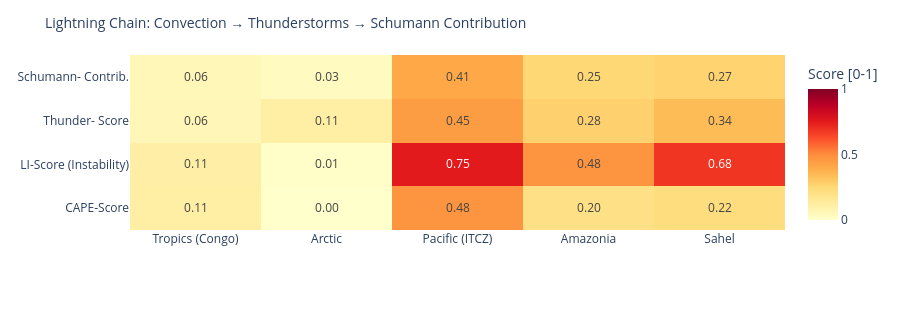

Notebook source saved alongside this figure:
### Code cell
# ============================================================
# LIGHTNING CHAIN: Convection → Thunderstorms → Schumann
# Shows the causal chain per measurement point as heatmap
# ============================================================

def cape_score(v):
    """CAPE → normalized score [0,1]"""
    if v is None or pd.isna(v): return 0.0
    return min(1.0, float(v) / 3000)

def li_score(v):
    """Lifted Index: negative = unstable → score [0,1]"""
    if v is None or pd.isna(v): return 0.3
    return min(1.0, max(0.0, (-float(v) + 6) / 12))

def cloud_score(v):
    if v is None or pd.isna(v): return 0.3
    return float(v) / 100

def thunder_score(row):
    """Kombinierter Gewitterwahrscheinlichkeits-Score
    CAPE + LI + Bedeckung + WMO-Gewitter + konvektiver Niederschlag (showers)
    Hinweis: X-Ray und Kp sind kein Bestandteil – nur geomagn./solarer Kontext.
    """
    cs = cape_score(row.get('cape'))
    ls = li_score(row.get('li'))
    cl = cloud_score(row.get('cloud'))
    t  = 1.0 if row.get('thunderstorm') else 0.0
    # Convective precipitation (showers) as additional indicator
    sh = min(1.0, (row.get('showers') or 0) / 5.0)
    return round(cs * 0.30 + ls * 0.25 + cl * 0.15 + t * 0.20 + sh * 0.10, 3)

def schumann_contribution(t_score, lat):
    """Schumann contribution: higher in tropics (±30°), scaled by thunderstorm score"""
    lat_weight = max(0.3, 1.0 - abs(lat) / 60)
    return round(t_score * lat_weight, 3)

df_atm['cape_score']   = df_atm.apply(lambda r: cape_score(r['cape']), axis=1)
df_atm['li_score']     = df_atm.apply(lambda r: li_score(r['li']),    axis=1)
df_atm['thunder_score']= df_atm.apply(lambda r: thunder_score(r.to_dict()), axis=1)
df_atm['schumann_contribution'] = df_atm.apply(
    lambda r: schumann_contribution(r['thunder_score'], r['lat']), axis=1)

metrics = ['cape_score', 'li_score', 'thunder_score', 'schumann_contribution']
labels  = ['CAPE-Score', 'LI-Score\n(Instability)', 'Thunder-\nScore', 'Schumann-\nContrib.']
z_data  = [df_atm[m].tolist() for m in metrics]

fig = go.Figure(go.Heatmap(
    z=z_data,
    x=df_atm['point'].tolist(),
    y=labels,
    colorscale='YlOrRd',
    zmin=0, zmax=1,
    text=[[f'{v:.2f}' for v in row] for row in z_data],
    texttemplate='%{text}', textfont=dict(size=12),
    colorbar=dict(title='Score [0-1]')
))
fig.update_layout(
    title=dict(text='Lightning Chain: Convection → Thunderstorms → Schumann Contribution', font=dict(size=14)),
    height=310,
    plot_bgcolor='rgba(0,0,0,0)', paper_bgcolor='rgba(0,0,0,0)',
    margin=dict(l=130, r=80, t=55, b=80)
)
fig.show()

### Figure 1 — Plotly figure (JSON) as saved in the notebook; plotly's stock layout.template omitted (floating-point values rounded to 4 significant figures)
{"data": [{"colorbar": {"title": {"text": "Score [0-1]"}}, "colorscale": [[0.0, "rgb(255,255,204)"], [0.125, "rgb(255,237,160)"], [0.25, "rgb(254,217,118)"], [0.375, "rgb(254,178,76)"], [0.5, "rgb(253,141,60)"], [0.625, "rgb(252,78,42)"], [0.75, "rgb(227,26,28)"], [0.875, "rgb(189,0,38)"], [1.0, "rgb(128,0,38)"]], "text": [["0.11", "0.00", "0.48", "0.20", "0.22"], ["0.11", "0.01", "0.75", "0.48", "0.68"], ["0.06", "0.11", "0.45", "0.28", "0.34"], ["0.06", "0.03", "0.41", "0.25", "0.27"]], "textfont": {"size": 12}, "texttemplate": "%{text}", "type": "heatmap", "x": ["Tropics (Congo)", "Arctic", "Pacific (ITCZ)", "Amazonia", "Sahel"], "y": ["CAPE-Score", "LI-Score\n(Instability)", "Thunder-\nScore", "Schumann-\nContrib."], "z": [[0.11, 0.0, 0.4767, 0.2, 0.2233], [0.1083, 0.008333, 0.75, 0.475, 0.6833], [0.06, 0.113, 0.447, 0.275, 0.343], [0.056, 0.034, 0.41, 0.252, 0.269]], "zmax": 1, "zmin": 0}], "layout": {"height": 310, "margin": {"b": 80, "l": 130, "r": 80, "t": 55}, "paper_bgcolor": "rgba(0,0,0,0)", "plot_bgcolor": "rgba(0,0,0,0)", "title": {"font": {"size": 14}, "text": "Lightning Chain: Convection → Thunderstorms → Schumann Contribution"}}}
